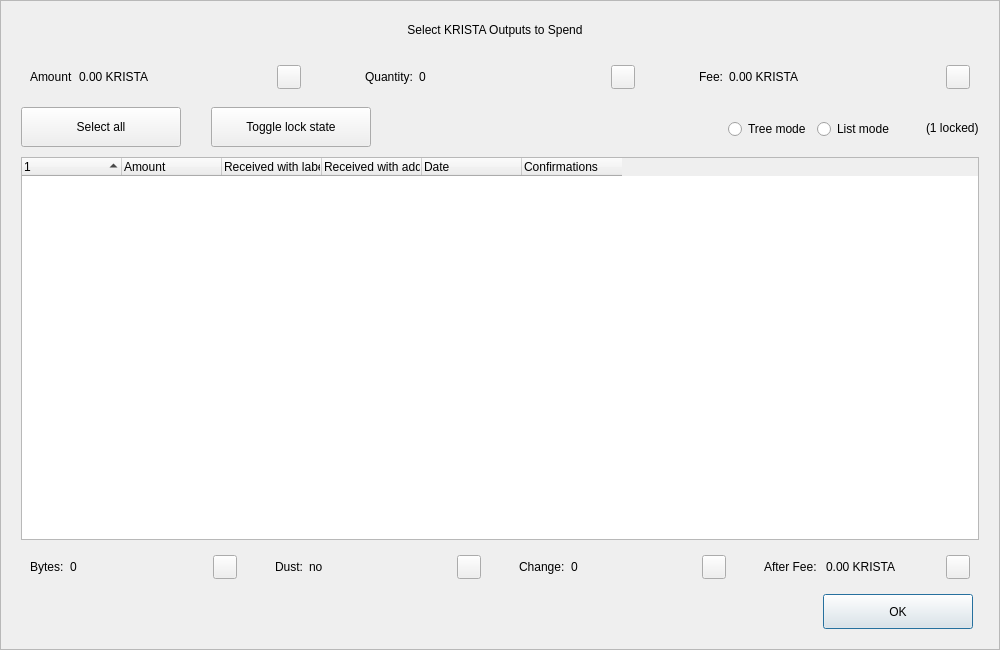
<?xml version="1.0" encoding="UTF-8"?>
<ui version="4.0">
 <class>CoinControlDialog</class>
 <widget class="QDialog" name="CoinControlDialog">
  <property name="geometry">
   <rect>
    <x>0</x>
    <y>0</y>
    <width>1000</width>
    <height>650</height>
   </rect>
  </property>
  <property name="minimumSize">
   <size>
    <width>950</width>
    <height>650</height>
   </size>
  </property>
  <property name="windowTitle">
   <string>Coin Selection</string>
  </property>
  <property name="styleSheet">
   <string notr="true"/>
  </property>
  <layout class="QVBoxLayout" name="verticalLayout">
   <property name="spacing">
    <number>0</number>
   </property>
   <property name="leftMargin">
    <number>0</number>
   </property>
   <property name="topMargin">
    <number>0</number>
   </property>
   <property name="rightMargin">
    <number>0</number>
   </property>
   <property name="bottomMargin">
    <number>0</number>
   </property>
   <item>
    <widget class="QFrame" name="frameContainer">
     <property name="toolTipDuration">
      <number>0</number>
     </property>
     <property name="frameShape">
      <enum>QFrame::StyledPanel</enum>
     </property>
     <property name="frameShadow">
      <enum>QFrame::Raised</enum>
     </property>
     <layout class="QVBoxLayout" name="verticalLayout_2">
      <property name="leftMargin">
       <number>0</number>
      </property>
      <property name="rightMargin">
       <number>0</number>
      </property>
      <property name="bottomMargin">
       <number>20</number>
      </property>
      <item>
       <layout class="QHBoxLayout" name="horizontalLayout_12">
        <property name="spacing">
         <number>0</number>
        </property>
        <property name="leftMargin">
         <number>20</number>
        </property>
        <property name="rightMargin">
         <number>30</number>
        </property>
        <item>
         <spacer name="horizontalSpacer_4">
          <property name="orientation">
           <enum>Qt::Horizontal</enum>
          </property>
          <property name="sizeHint" stdset="0">
           <size>
            <width>40</width>
            <height>20</height>
           </size>
          </property>
         </spacer>
        </item>
        <item>
         <widget class="QLabel" name="labelTitle">
          <property name="minimumSize">
           <size>
            <width>0</width>
            <height>40</height>
           </size>
          </property>
          <property name="maximumSize">
           <size>
            <width>16777215</width>
            <height>40</height>
           </size>
          </property>
          <property name="text">
           <string>Select KRISTA Outputs to Spend</string>
          </property>
          <property name="alignment">
           <set>Qt::AlignCenter</set>
          </property>
          <property name="margin">
           <number>7</number>
          </property>
         </widget>
        </item>
        <item>
         <spacer name="horizontalSpacer_5">
          <property name="orientation">
           <enum>Qt::Horizontal</enum>
          </property>
          <property name="sizeHint" stdset="0">
           <size>
            <width>40</width>
            <height>20</height>
           </size>
          </property>
         </spacer>
        </item>
       </layout>
      </item>
      <item>
       <layout class="QHBoxLayout" name="horizontalLayout_8">
        <property name="leftMargin">
         <number>20</number>
        </property>
        <property name="rightMargin">
         <number>20</number>
        </property>
        <item>
         <widget class="QWidget" name="layoutAmount" native="true">
          <layout class="QHBoxLayout" name="horizontalLayout_9" stretch="0,1,0">
           <item>
            <widget class="QLabel" name="labelCoinControlAmountText">
             <property name="text">
              <string>Amount</string>
             </property>
            </widget>
           </item>
           <item>
            <widget class="QLabel" name="labelCoinControlAmount">
             <property name="text">
              <string>0.00 KRISTA</string>
             </property>
            </widget>
           </item>
           <item alignment="Qt::AlignHCenter|Qt::AlignVCenter">
            <widget class="QPushButton" name="pushButtonAmount">
             <property name="minimumSize">
              <size>
               <width>0</width>
               <height>24</height>
              </size>
             </property>
             <property name="maximumSize">
              <size>
               <width>24</width>
               <height>26</height>
              </size>
             </property>
             <property name="focusPolicy">
              <enum>Qt::NoFocus</enum>
             </property>
             <property name="styleSheet">
              <string notr="true">padding-bottom:2px;
padding-right:4px;</string>
             </property>
             <property name="text">
              <string/>
             </property>
            </widget>
           </item>
          </layout>
         </widget>
        </item>
        <item>
         <spacer name="horizontalSpacer_2">
          <property name="orientation">
           <enum>Qt::Horizontal</enum>
          </property>
          <property name="sizeType">
           <enum>QSizePolicy::Fixed</enum>
          </property>
          <property name="sizeHint" stdset="0">
           <size>
            <width>40</width>
            <height>20</height>
           </size>
          </property>
         </spacer>
        </item>
        <item>
         <widget class="QWidget" name="layoutQuantity" native="true">
          <layout class="QHBoxLayout" name="horizontalLayout_10" stretch="0,1,0">
           <item>
            <widget class="QLabel" name="labelCoinControlQuantityText">
             <property name="text">
              <string>Quantity:</string>
             </property>
            </widget>
           </item>
           <item>
            <widget class="QLabel" name="labelCoinControlQuantity">
             <property name="text">
              <string>0</string>
             </property>
            </widget>
           </item>
           <item alignment="Qt::AlignHCenter|Qt::AlignVCenter">
            <widget class="QPushButton" name="pushButtonQuantity">
             <property name="minimumSize">
              <size>
               <width>0</width>
               <height>24</height>
              </size>
             </property>
             <property name="maximumSize">
              <size>
               <width>24</width>
               <height>26</height>
              </size>
             </property>
             <property name="focusPolicy">
              <enum>Qt::NoFocus</enum>
             </property>
             <property name="styleSheet">
              <string notr="true">padding-bottom:2px;
               padding-right:4px;</string>
             </property>
             <property name="text">
              <string/>
             </property>
            </widget>
           </item>
          </layout>
         </widget>
        </item>
        <item>
         <spacer name="horizontalSpacer_22">
          <property name="orientation">
           <enum>Qt::Horizontal</enum>
          </property>
          <property name="sizeType">
           <enum>QSizePolicy::Fixed</enum>
          </property>
          <property name="sizeHint" stdset="0">
           <size>
            <width>40</width>
            <height>20</height>
           </size>
          </property>
         </spacer>
        </item>
        <item>
         <widget class="QWidget" name="layoutFee" native="true">
          <layout class="QHBoxLayout" name="horizontalLayout_11" stretch="0,1,0">
           <item>
            <widget class="QLabel" name="labelCoinControlFeeText">
             <property name="text">
              <string>Fee:</string>
             </property>
            </widget>
           </item>
           <item>
            <widget class="QLabel" name="labelCoinControlFee">
             <property name="text">
              <string>0.00 KRISTA</string>
             </property>
            </widget>
           </item>
           <item alignment="Qt::AlignHCenter|Qt::AlignVCenter">
            <widget class="QPushButton" name="pushButtonFee">
             <property name="minimumSize">
              <size>
               <width>0</width>
               <height>24</height>
              </size>
             </property>
             <property name="maximumSize">
              <size>
               <width>24</width>
               <height>26</height>
              </size>
             </property>
             <property name="focusPolicy">
              <enum>Qt::NoFocus</enum>
             </property>
             <property name="styleSheet">
              <string notr="true">padding-bottom:2px;
               padding-right:4px;</string>
             </property>
             <property name="text">
              <string/>
             </property>
            </widget>
           </item>
          </layout>
         </widget>
        </item>
       </layout>
      </item>
      <item>
       <widget class="QFrame" name="frame">
        <property name="minimumSize">
         <size>
          <width>0</width>
          <height>40</height>
         </size>
        </property>
        <property name="styleSheet">
         <string notr="true">#frame {
	border:0;
}</string>
        </property>
        <property name="frameShape">
         <enum>QFrame::StyledPanel</enum>
        </property>
        <property name="frameShadow">
         <enum>QFrame::Sunken</enum>
        </property>
        <layout class="QHBoxLayout" name="horizontalLayout">
         <property name="spacing">
          <number>0</number>
         </property>
         <property name="leftMargin">
          <number>20</number>
         </property>
         <property name="topMargin">
          <number>0</number>
         </property>
         <property name="rightMargin">
          <number>20</number>
         </property>
         <property name="bottomMargin">
          <number>0</number>
         </property>
         <item>
          <layout class="QHBoxLayout" name="horizontalLayoutPanel" stretch="0,0,0,0,0,0">
           <property name="spacing">
            <number>20</number>
           </property>
           <item>
            <widget class="QPushButton" name="pushButtonSelectAll">
             <property name="sizePolicy">
              <sizepolicy hsizetype="Maximum" vsizetype="Fixed">
               <horstretch>0</horstretch>
               <verstretch>0</verstretch>
              </sizepolicy>
             </property>
             <property name="minimumSize">
              <size>
               <width>160</width>
               <height>40</height>
              </size>
             </property>
             <property name="maximumSize">
              <size>
               <width>16777215</width>
               <height>40</height>
              </size>
             </property>
             <property name="text">
              <string>Select all</string>
             </property>
             <property name="checkable">
              <bool>true</bool>
             </property>
             <property name="checked">
              <bool>false</bool>
             </property>
             <property name="autoExclusive">
              <bool>false</bool>
             </property>
             <property name="autoDefault">
              <bool>false</bool>
             </property>
            </widget>
           </item>
           <item>
            <spacer name="horizontalSpacer_6">
             <property name="orientation">
              <enum>Qt::Horizontal</enum>
             </property>
             <property name="sizeType">
              <enum>QSizePolicy::Fixed</enum>
             </property>
             <property name="sizeHint" stdset="0">
              <size>
               <width>10</width>
               <height>20</height>
              </size>
             </property>
            </spacer>
           </item>
           <item>
            <widget class="QPushButton" name="pushButtonToggleLock">
             <property name="sizePolicy">
              <sizepolicy hsizetype="Maximum" vsizetype="Fixed">
               <horstretch>0</horstretch>
               <verstretch>0</verstretch>
              </sizepolicy>
             </property>
             <property name="minimumSize">
              <size>
               <width>160</width>
               <height>40</height>
              </size>
             </property>
             <property name="maximumSize">
              <size>
               <width>16777215</width>
               <height>40</height>
              </size>
             </property>
             <property name="text">
              <string>Toggle lock state</string>
             </property>
             <property name="checkable">
              <bool>true</bool>
             </property>
             <property name="autoExclusive">
              <bool>false</bool>
             </property>
             <property name="autoDefault">
              <bool>false</bool>
             </property>
            </widget>
           </item>
           <item>
            <spacer name="horizontalSpacer_7">
             <property name="orientation">
              <enum>Qt::Horizontal</enum>
             </property>
             <property name="sizeType">
              <enum>QSizePolicy::Expanding</enum>
             </property>
             <property name="sizeHint" stdset="0">
              <size>
               <width>30</width>
               <height>20</height>
              </size>
             </property>
            </spacer>
           </item>
           <item alignment="Qt::AlignRight">
            <widget class="QGroupBox" name="groupBox_2">
             <property name="styleSheet">
              <string notr="true">#groupBox_2 {
    background-color:transparent;
    border-radius:0;
}</string>
             </property>
             <property name="title">
              <string/>
             </property>
             <layout class="QHBoxLayout" name="horizontalLayout_14">
              <item>
               <widget class="QRadioButton" name="radioTreeMode">
                <property name="sizePolicy">
                 <sizepolicy hsizetype="Maximum" vsizetype="Fixed">
                  <horstretch>0</horstretch>
                  <verstretch>0</verstretch>
                 </sizepolicy>
                </property>
                <property name="text">
                 <string>Tree mode</string>
                </property>
               </widget>
              </item>
              <item>
               <widget class="QRadioButton" name="radioListMode">
                <property name="sizePolicy">
                 <sizepolicy hsizetype="Maximum" vsizetype="Fixed">
                  <horstretch>0</horstretch>
                  <verstretch>0</verstretch>
                 </sizepolicy>
                </property>
                <property name="text">
                 <string>List mode</string>
                </property>
                <property name="checked">
                 <bool>false</bool>
                </property>
               </widget>
              </item>
             </layout>
            </widget>
           </item>
           <item>
            <widget class="QLabel" name="labelLocked">
             <property name="text">
              <string>(1 locked)</string>
             </property>
            </widget>
           </item>
          </layout>
         </item>
        </layout>
       </widget>
      </item>
      <item>
       <layout class="QHBoxLayout" name="horizontalLayout_13">
        <property name="leftMargin">
         <number>20</number>
        </property>
        <property name="rightMargin">
         <number>20</number>
        </property>
        <item>
         <widget class="CoinControlTreeWidget" name="treeWidget">
          <property name="contextMenuPolicy">
           <enum>Qt::CustomContextMenu</enum>
          </property>
          <property name="styleSheet">
           <string notr="true"/>
          </property>
          <property name="sortingEnabled">
           <bool>false</bool>
          </property>
          <property name="columnCount">
           <number>6</number>
          </property>
          <attribute name="headerShowSortIndicator" stdset="0">
           <bool>true</bool>
          </attribute>
          <attribute name="headerStretchLastSection">
           <bool>false</bool>
          </attribute>
          <column>
           <property name="text">
            <string/>
           </property>
          </column>
          <column>
           <property name="text">
            <string>Amount</string>
           </property>
          </column>
          <column>
           <property name="text">
            <string>Received with label</string>
           </property>
          </column>
          <column>
           <property name="text">
            <string>Received with address</string>
           </property>
          </column>
          <column>
           <property name="text">
            <string>Date</string>
           </property>
          </column>
          <column>
           <property name="text">
            <string>Confirmations</string>
           </property>
           <property name="toolTip">
            <string>Confirmed</string>
           </property>
          </column>
         </widget>
        </item>
       </layout>
      </item>
      <item>
       <layout class="QHBoxLayout" name="horizontalLayout_3">
        <property name="spacing">
         <number>20</number>
        </property>
        <property name="leftMargin">
         <number>20</number>
        </property>
        <property name="rightMargin">
         <number>20</number>
        </property>
        <item>
         <widget class="QWidget" name="layoutBytes" native="true">
          <layout class="QHBoxLayout" name="horizontalLayout_4" stretch="0,1,0">
           <item>
            <widget class="QLabel" name="labelCoinControlBytesText">
             <property name="text">
              <string>Bytes:</string>
             </property>
            </widget>
           </item>
           <item>
            <widget class="QLabel" name="labelCoinControlBytes">
             <property name="text">
              <string>0</string>
             </property>
            </widget>
           </item>
           <item alignment="Qt::AlignHCenter|Qt::AlignVCenter">
            <widget class="QPushButton" name="pushButtonBytes">
             <property name="minimumSize">
              <size>
               <width>0</width>
               <height>24</height>
              </size>
             </property>
             <property name="maximumSize">
              <size>
               <width>24</width>
               <height>26</height>
              </size>
             </property>
             <property name="focusPolicy">
              <enum>Qt::NoFocus</enum>
             </property>
             <property name="styleSheet">
              <string notr="true">padding-bottom:2px;
               padding-right:4px;</string>
             </property>
             <property name="text">
              <string/>
             </property>
            </widget>
           </item>
          </layout>
         </widget>
        </item>
        <item>
         <widget class="QWidget" name="layoutDust" native="true">
          <layout class="QHBoxLayout" name="horizontalLayout_5" stretch="0,1,0">
           <item>
            <widget class="QLabel" name="labelCoinControlLowOutputText">
             <property name="text">
              <string>Dust:</string>
             </property>
            </widget>
           </item>
           <item>
            <widget class="QLabel" name="labelCoinControlLowOutput">
             <property name="text">
              <string>no</string>
             </property>
            </widget>
           </item>
           <item alignment="Qt::AlignHCenter|Qt::AlignVCenter">
            <widget class="QPushButton" name="pushButtonDust">
             <property name="minimumSize">
              <size>
               <width>0</width>
               <height>24</height>
              </size>
             </property>
             <property name="maximumSize">
              <size>
               <width>24</width>
               <height>26</height>
              </size>
             </property>
             <property name="focusPolicy">
              <enum>Qt::NoFocus</enum>
             </property>
             <property name="styleSheet">
              <string notr="true">padding-bottom:2px;
               padding-right:4px;</string>
             </property>
             <property name="text">
              <string/>
             </property>
            </widget>
           </item>
          </layout>
         </widget>
        </item>
        <item>
         <widget class="QWidget" name="layoutChange" native="true">
          <layout class="QHBoxLayout" name="horizontalLayout_6" stretch="0,1,0">
           <item>
            <widget class="QLabel" name="labelCoinControlChangeText">
             <property name="text">
              <string>Change:</string>
             </property>
            </widget>
           </item>
           <item>
            <widget class="QLabel" name="labelCoinControlChange">
             <property name="text">
              <string>0</string>
             </property>
            </widget>
           </item>
           <item alignment="Qt::AlignHCenter|Qt::AlignVCenter">
            <widget class="QPushButton" name="pushButtonChange">
             <property name="minimumSize">
              <size>
               <width>0</width>
               <height>24</height>
              </size>
             </property>
             <property name="maximumSize">
              <size>
               <width>24</width>
               <height>26</height>
              </size>
             </property>
             <property name="focusPolicy">
              <enum>Qt::NoFocus</enum>
             </property>
             <property name="styleSheet">
              <string notr="true">padding-bottom:2px;
               padding-right:4px;</string>
             </property>
             <property name="text">
              <string/>
             </property>
            </widget>
           </item>
          </layout>
         </widget>
        </item>
        <item>
         <widget class="QWidget" name="layoutAfter" native="true">
          <layout class="QHBoxLayout" name="horizontalLayout_7" stretch="0,1,0">
           <item>
            <widget class="QLabel" name="labelCoinControlAfterFeeText">
             <property name="text">
              <string>After Fee: </string>
             </property>
            </widget>
           </item>
           <item>
            <widget class="QLabel" name="labelCoinControlAfterFee">
             <property name="text">
              <string>0.00 KRISTA</string>
             </property>
            </widget>
           </item>
           <item alignment="Qt::AlignHCenter|Qt::AlignVCenter">
            <widget class="QPushButton" name="pushButtonAlterFee">
             <property name="minimumSize">
              <size>
               <width>0</width>
               <height>24</height>
              </size>
             </property>
             <property name="maximumSize">
              <size>
               <width>24</width>
               <height>26</height>
              </size>
             </property>
             <property name="focusPolicy">
              <enum>Qt::NoFocus</enum>
             </property>
             <property name="styleSheet">
              <string notr="true">padding-bottom:2px;
               padding-right:4px;</string>
             </property>
             <property name="text">
              <string/>
             </property>
            </widget>
           </item>
          </layout>
         </widget>
        </item>
       </layout>
      </item>
      <item>
       <layout class="QHBoxLayout" name="horizontalLayout_2">
        <property name="spacing">
         <number>0</number>
        </property>
        <property name="leftMargin">
         <number>20</number>
        </property>
        <property name="rightMargin">
         <number>26</number>
        </property>
        <item>
         <spacer name="horizontalSpacer_3">
          <property name="orientation">
           <enum>Qt::Horizontal</enum>
          </property>
          <property name="sizeHint" stdset="0">
           <size>
            <width>558</width>
            <height>20</height>
           </size>
          </property>
         </spacer>
        </item>
        <item>
         <widget class="QPushButton" name="pushButtonOk">
          <property name="minimumSize">
           <size>
            <width>150</width>
            <height>35</height>
           </size>
          </property>
          <property name="text">
           <string>OK</string>
          </property>
         </widget>
        </item>
       </layout>
      </item>
     </layout>
    </widget>
   </item>
  </layout>
 </widget>
 <customwidgets>
  <customwidget>
   <class>CoinControlTreeWidget</class>
   <extends>QTreeWidget</extends>
   <header>coincontroltreewidget.h</header>
  </customwidget>
 </customwidgets>
 <resources/>
 <connections/>
</ui>
